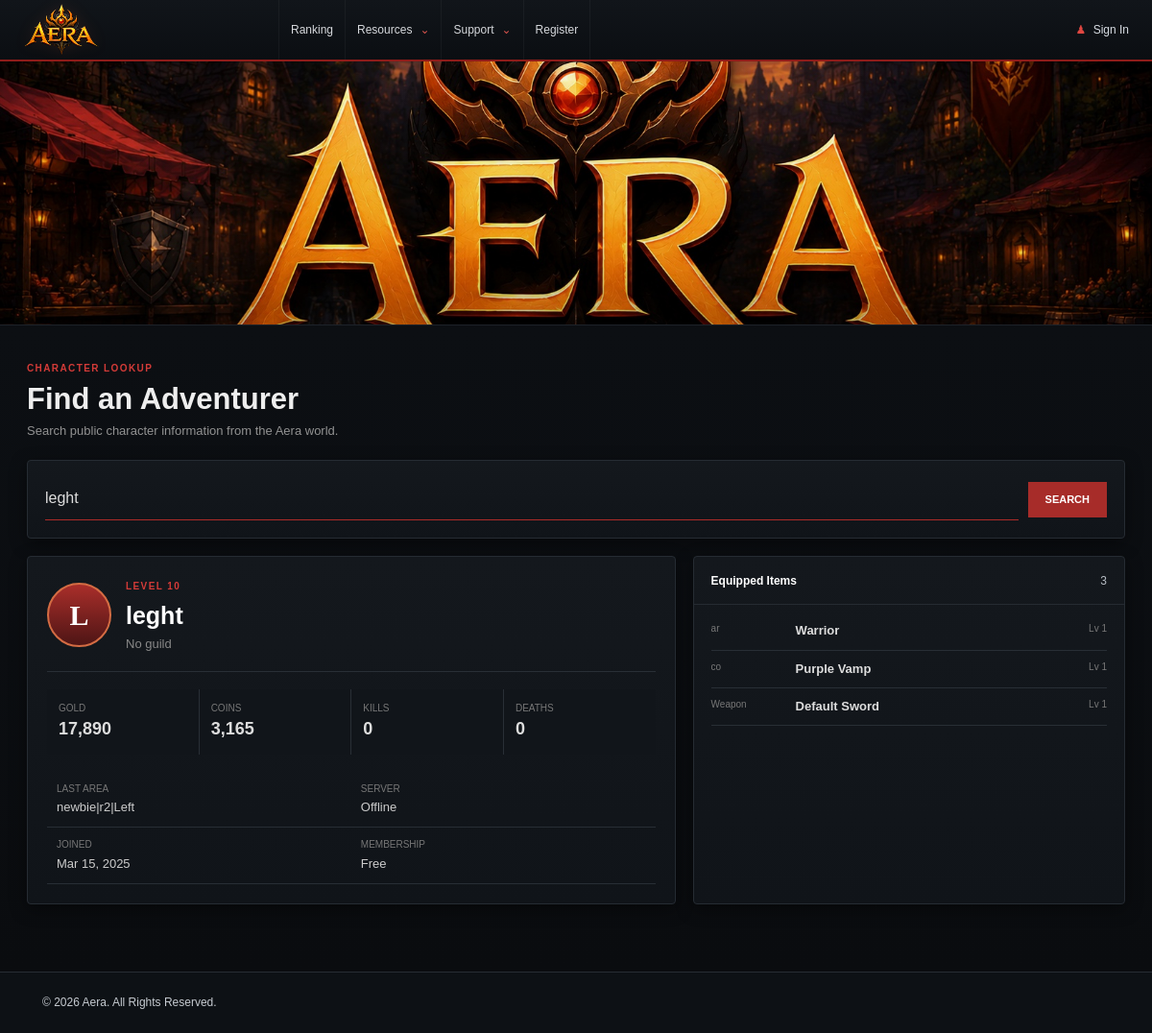
The app's page /character?name=leght with its own data.
### tables this page shows
CREATE TABLE `users` (
  `id` int(11) UNSIGNED NOT NULL,
  `Name` varchar(32) NOT NULL,
  `Hash` char(70) NOT NULL,
  `HairID` int(11) UNSIGNED NOT NULL DEFAULT 1,
  `TitleID` int(11) UNSIGNED DEFAULT NULL,
  `Access` tinyint(2) UNSIGNED NOT NULL DEFAULT 1,
  `ActivationFlag` tinyint(1) UNSIGNED NOT NULL DEFAULT 5,
  `PermamuteFlag` tinyint(1) UNSIGNED NOT NULL DEFAULT 0,
  `Country` char(2) NOT NULL DEFAULT 'xx',
  `Age` tinyint(2) UNSIGNED NOT NULL DEFAULT 18,
  `Gender` char(1) NOT NULL DEFAULT 'M',
  `Email` varchar(64) NOT NULL,
  `Level` tinyint(2) UNSIGNED NOT NULL DEFAULT 1,
  `Gold` int(11) UNSIGNED NOT NULL DEFAULT 0,
  `Coins` int(11) UNSIGNED NOT NULL DEFAULT 0,
  `Exp` int(11) UNSIGNED NOT NULL DEFAULT 0,
  `ColorHair` char(6) NOT NULL DEFAULT '000000',
  `ColorSkin` char(6) NOT NULL DEFAULT '000000',
  `ColorEye` char(6) NOT NULL DEFAULT '000000',
  `ColorBase` char(6) NOT NULL DEFAULT '000000',
  `ColorTrim` char(6) NOT NULL DEFAULT '000000',
  `ColorAccessory` char(6) NOT NULL DEFAULT '000000',
  `SlotsAuction` smallint(5) NOT NULL DEFAULT 10,
  `SlotsBag` smallint(5) UNSIGNED NOT NULL DEFAULT 40,
  `SlotsBank` smallint(5) UNSIGNED NOT NULL DEFAULT 0,
  `SlotsHouse` smallint(5) UNSIGNED NOT NULL DEFAULT 20,
  `SlotsLoadout` smallint(5) UNSIGNED NOT NULL DEFAULT 2,
  `DateCreated` datetime NOT NULL DEFAULT CURRENT_TIMESTAMP,
  `LastLogin` datetime NOT NULL DEFAULT CURRENT_TIMESTAMP,
  `CpBoostExpire` datetime NOT NULL DEFAULT '2000-01-01 00:00:00',
  `RepBoostExpire` datetime NOT NULL DEFAULT '2000-01-01 00:00:00',
  `GoldBoostExpire` datetime NOT NULL DEFAULT '2000-01-01 00:00:00',
  `CoinsBoostExpire` datetime NOT NULL DEFAULT '2000-01-01 00:00:00',
  `ExpBoostExpire` datetime NOT NULL DEFAULT '2000-01-01 00:00:00',
  `UpgradeExpire` datetime NOT NULL DEFAULT CURRENT_TIMESTAMP,
  `UpgradeDays` smallint(3) NOT NULL DEFAULT 0,
  `Upgraded` tinyint(1) UNSIGNED NOT NULL DEFAULT 0,
  `Achievement` int(11) UNSIGNED NOT NULL DEFAULT 0,
  `Settings` int(11) UNSIGNED NOT NULL DEFAULT 0,
  `Quests` char(100) NOT NULL DEFAULT '0000000000000000000000000000000000000000000000000000000000000000000000000000000000000000000000000000',
  `Quests2` char(100) NOT NULL DEFAULT '0000000000000000000000000000000000000000000000000000000000000000000000000000000000000000000000000000',
  `DailyQuests0` int(11) UNSIGNED NOT NULL DEFAULT 0,
  `DailyQuests1` int(11) UNSIGNED NOT NULL DEFAULT 0,
  `DailyQuests2` int(11) UNSIGNED NOT NULL DEFAULT 0,
  `MonthlyQuests0` int(11) UNSIGNED NOT NULL DEFAULT 0,
  `LastArea` varchar(64) NOT NULL DEFAULT 'faroff-1|Enter|Spawn',
  `CurrentServer` varchar(16) NOT NULL DEFAULT 'Offline',
  `HouseInfo` text NULL,
  `KillCount` int(10) UNSIGNED NOT NULL DEFAULT 0,
  `DeathCount` int(10) UNSIGNED NOT NULL DEFAULT 0,
  `Address` varchar(255) NOT NULL DEFAULT '0.0.0.0',
  `GameAddress` varchar(255) NOT NULL DEFAULT '0.0.0.0'
);

CREATE TABLE `items` (
  `id` int(11) UNSIGNED NOT NULL,
  `Name` varchar(60) NOT NULL,
  `Description` text NOT NULL,
  `Type` varchar(16) NOT NULL,
  `Element` varchar(16) NOT NULL DEFAULT 'None',
  `File` varchar(120) DEFAULT NULL,
  `Link` varchar(64) DEFAULT NULL,
  `Icon` varchar(16) NOT NULL,
  `Equipment` varchar(10) NOT NULL,
  `Level` tinyint(3) UNSIGNED NOT NULL DEFAULT 1,
  `DPS` smallint(6) UNSIGNED NOT NULL DEFAULT 100,
  `Range` smallint(6) UNSIGNED NOT NULL DEFAULT 50,
  `Rarity` int(11) UNSIGNED NOT NULL DEFAULT 1,
  `Quantity` smallint(4) UNSIGNED NOT NULL DEFAULT 1,
  `Stack` smallint(4) UNSIGNED NOT NULL DEFAULT 1,
  `Cost` int(11) UNSIGNED NOT NULL DEFAULT 0,
  `Coins` tinyint(1) UNSIGNED NOT NULL DEFAULT 0,
  `Sell` tinyint(1) UNSIGNED NOT NULL DEFAULT 1,
  `Temporary` tinyint(1) UNSIGNED NOT NULL DEFAULT 0,
  `Upgrade` tinyint(1) UNSIGNED NOT NULL DEFAULT 0,
  `Staff` tinyint(1) UNSIGNED NOT NULL DEFAULT 0,
  `EnhID` int(11) UNSIGNED NOT NULL DEFAULT 1,
  `FactionID` int(11) UNSIGNED DEFAULT NULL,
  `ReqReputation` mediumint(6) UNSIGNED NOT NULL DEFAULT 0,
  `ReqClassID` int(11) UNSIGNED NOT NULL DEFAULT 0,
  `ReqClassPoints` mediumint(6) UNSIGNED NOT NULL DEFAULT 0,
  `QuestStringIndex` tinyint(3) NOT NULL DEFAULT -1,
  `QuestStringValue` tinyint(3) NOT NULL DEFAULT 0,
  `ReqQuests` varchar(32) DEFAULT NULL,
  `Trade` tinyint(1) DEFAULT 1,
  `Market` tinyint(1) DEFAULT 1,
  `Meta` varchar(32) DEFAULT NULL
);

### views/character.php (the view, shortened to what the rows shown need)
<div class="portal-single-page">
  <div class="portal-page-title"><span>CHARACTER LOOKUP</span><h1>Find an Adventurer</h1><p>Search public character information from the Aera world.</p></div>
  <section class="portal-widget portal-character-search-card">
    <form method="get" action="/character" class="portal-search-form portal-search-large"><input name="name" value="<?= e($query) ?>" placeholder="Character name" minlength="2" maxlength="32" required><button type="submit">SEARCH</button></form>
  </section>
  <?php if($character): ?>
  <div class="portal-character-grid">
    <section class="portal-widget portal-character-card">
      <div class="portal-character-head"><span class="portal-avatar-letter large"><?= e(strtoupper(substr((string)$character['Name'],0,1))) ?></span><div><span class="portal-red-label">LEVEL <?= (int)$character['Level'] ?></span><h2><?= e($character['Name']) ?></h2><p><?= $guild?e($guild['Name']).' · Guild Lv '.(int)$guild['Level']:'No guild' ?></p></div></div>
      <div class="portal-character-stats"><div><span>Gold</span><b><?= number_format((int)$character['Gold']) ?></b></div><div><span>Coins</span><b><?= number_format((int)$character['Coins']) ?></b></div><div><span>Kills</span><b><?= number_format((int)$character['KillCount']) ?></b></div><div><span>Deaths</span><b><?= number_format((int)$character['DeathCount']) ?></b></div></div>
      <dl class="portal-character-details"><div><dt>Last Area</dt><dd><?= e($character['LastArea']) ?></dd></div><div><dt>Server</dt><dd><?= e($character['CurrentServer']) ?></dd></div><div><dt>Joined</dt><dd><?= e(date('M j, Y',strtotime((string)$character['DateCreated']))) ?></dd></div><div><dt>Membership</dt><dd><?= (int)$character['Upgraded']?'Upgraded':'Free' ?></dd></div></dl>
    </section>
    <section class="portal-widget portal-equipment-card"><div class="portal-widget-title"><strong>Equipped Items</strong><span><?= count($equipped) ?></span></div><?php if(!$equipped): ?><p class="portal-widget-empty">No equipped items found.</p><?php else: ?><div class="portal-equipment-list"><?php foreach($equipped as $item): ?><div><span><?= e($item['Equipment'] ?: $item['Type']) ?></span><strong><?= e($item['Name']) ?></strong><small>Lv <?= (int)$item['Level'] ?></small></div><?php endforeach; ?></div><?php endif; ?></section>
  </div>
  <?php endif; ?>
</div>
<?php $content=ob_get_clean(); require __DIR__.'/layouts/site.php'; ?>

### app/Foundation/Router.php (shortened to what the rows shown need)
<?php
final class Router
{
    private array $routes = [];
    public function add(string $method, string $path, array|callable $handler): void
    {
        $normalized = '/' . trim($path, '/'); if ($normalized === '//') $normalized = '/';
        $regex = preg_replace_callback('#\{([A-Za-z_][A-Za-z0-9_]*)\}#', static fn($m) => '(?P<' . $m[1] . '>[^/]+)', $normalized);
        $this->routes[] = [$method, '#^' . $regex . '$#', $handler];
    }
    public function dispatch(Request $request): void
    {
        foreach ($this->routes as [$method, $regex, $handler]) {
            if ($method !== $request->method()) continue;
            if (!preg_match($regex, $request->path(), $matches)) continue;
            $params = [];
            [$class, $action] = $handler;
            (new $class())->{$action}($request, ...$params); return;
        }
    }
}

### views/layouts/site.php (shortened to what the rows shown need)
<?php
try { $user=Installer::isConfigured()?Auth::user():null; } catch (\Throwable $e) { $user=null; }
?><!doctype html>
<html lang="en">
<head>
<link rel="stylesheet" href="/assets/css/app.css?v=24.0.0">
<link rel="stylesheet" href="/assets/css/portal.css?v=21.0.0">
</head>
<body class="portal-body">
<div class="portal-page">
<header class="portal-topbar">
  <div class="portal-topbar-inner">
    <a class="portal-brand" href="/" aria-label="Aera home">
      <img src="/assets/images/aera-logo-gold-v13.png" alt="Aera">
    </a>
    <nav class="portal-nav" data-nav-menu>
      <a href="/rankings">Ranking</a>
      <div class="portal-nav-drop"><button type="button">Resources <span>⌄</span></button><div><a href="/play">Play Aera</a><a href="/#news">News</a><a href="/account">Account</a></div></div>
      <div class="portal-nav-drop"><button type="button">Support <span>⌄</span></button><div><a href="/character">Character Lookup</a></div></div>
      <?php if(!$user): ?><a href="/register">Register</a><?php endif; ?>
    </nav>
    <div class="portal-user-actions">
      <?php if($user): ?>
        <a class="portal-user-link" href="/account">Hi, <?= e($user['Name']) ?></a>
        <form method="post" action="/logout"><?= csrf_field() ?><button type="submit" class="portal-link-button">Logout</button></form>
      <?php else: ?>
        <a class="portal-user-link" href="/login"><span class="portal-signin-icon">♟</span> Sign In</a>
      <?php endif; ?>
    </div>
  </div>
</header>
<section class="portal-banner" aria-label="Aera"></section>
<main class="portal-main"><?= $content ?? '' ?></main>
<footer class="portal-footer">
  <div>© <?= date('Y') ?> Aera. All Rights Reserved.</div>
</footer>
</div>
</body>
</html>

### records on screen
users: Name "L", Level "10", Name "leght", Gold "17,890", Coins "3,165", KillCount "0", DeathCount "0", LastArea "newbie|r2|Left", CurrentServer "Offline", DateCreated "Mar 15, 2025", Upgraded "Free", count($equipped) "3"
items: Equipment "ar", Name "Warrior", Level "1"
items: Equipment "co", Name "Purple Vamp", Level "1"
items: Equipment "Weapon", Name "Default Sword", Level "1"
